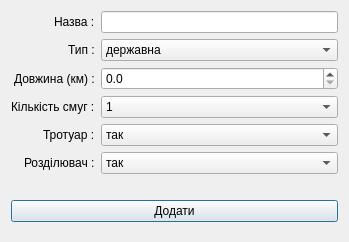
<?xml version="1.0" encoding="UTF-8"?>
<ui version="4.0">
 <class>DialogAddItem</class>
 <widget class="QDialog" name="DialogAddItem">
  <property name="geometry">
   <rect>
    <x>0</x>
    <y>0</y>
    <width>349</width>
    <height>242</height>
   </rect>
  </property>
  <property name="windowTitle">
   <string>Dialog</string>
  </property>
  <layout class="QFormLayout" name="formLayout">
   <property name="labelAlignment">
    <set>Qt::AlignRight|Qt::AlignTrailing|Qt::AlignVCenter</set>
   </property>
   <item row="1" column="0">
    <widget class="QLabel" name="label">
     <property name="text">
      <string>Назва :</string>
     </property>
     <property name="alignment">
      <set>Qt::AlignLeading|Qt::AlignLeft|Qt::AlignVCenter</set>
     </property>
    </widget>
   </item>
   <item row="1" column="1">
    <widget class="QLineEdit" name="roadName"/>
   </item>
   <item row="2" column="0">
    <widget class="QLabel" name="label_2">
     <property name="text">
      <string>Тип :</string>
     </property>
     <property name="alignment">
      <set>Qt::AlignLeading|Qt::AlignLeft|Qt::AlignVCenter</set>
     </property>
    </widget>
   </item>
   <item row="2" column="1">
    <widget class="QComboBox" name="roadType">
     <item>
      <property name="text">
       <string>державна</string>
      </property>
     </item>
     <item>
      <property name="text">
       <string>регіональна</string>
      </property>
     </item>
     <item>
      <property name="text">
       <string>обласна</string>
      </property>
     </item>
     <item>
      <property name="text">
       <string>місцева</string>
      </property>
     </item>
    </widget>
   </item>
   <item row="3" column="0">
    <widget class="QLabel" name="label_3">
     <property name="text">
      <string>Довжина (км) :</string>
     </property>
     <property name="alignment">
      <set>Qt::AlignLeading|Qt::AlignLeft|Qt::AlignVCenter</set>
     </property>
    </widget>
   </item>
   <item row="3" column="1">
    <widget class="QDoubleSpinBox" name="roadLength">
     <property name="decimals">
      <number>1</number>
     </property>
     <property name="maximum">
      <double>100000.000000000000000</double>
     </property>
    </widget>
   </item>
   <item row="4" column="0">
    <widget class="QLabel" name="label_4">
     <property name="text">
      <string>Кількість смуг :</string>
     </property>
     <property name="alignment">
      <set>Qt::AlignLeading|Qt::AlignLeft|Qt::AlignVCenter</set>
     </property>
    </widget>
   </item>
   <item row="4" column="1">
    <widget class="QComboBox" name="roadLines">
     <item>
      <property name="text">
       <string>1</string>
      </property>
     </item>
     <item>
      <property name="text">
       <string>2</string>
      </property>
     </item>
     <item>
      <property name="text">
       <string>3</string>
      </property>
     </item>
     <item>
      <property name="text">
       <string>4</string>
      </property>
     </item>
     <item>
      <property name="text">
       <string>6</string>
      </property>
     </item>
    </widget>
   </item>
   <item row="5" column="0">
    <widget class="QLabel" name="label_5">
     <property name="text">
      <string>Тротуар :</string>
     </property>
     <property name="alignment">
      <set>Qt::AlignLeading|Qt::AlignLeft|Qt::AlignVCenter</set>
     </property>
    </widget>
   </item>
   <item row="5" column="1">
    <widget class="QComboBox" name="roadPavement">
     <item>
      <property name="text">
       <string>так</string>
      </property>
     </item>
     <item>
      <property name="text">
       <string>ні</string>
      </property>
     </item>
    </widget>
   </item>
   <item row="6" column="0">
    <widget class="QLabel" name="label_6">
     <property name="text">
      <string>Розділювач :</string>
     </property>
     <property name="alignment">
      <set>Qt::AlignLeading|Qt::AlignLeft|Qt::AlignVCenter</set>
     </property>
    </widget>
   </item>
   <item row="6" column="1">
    <widget class="QComboBox" name="roadDivider">
     <item>
      <property name="text">
       <string>так</string>
      </property>
     </item>
     <item>
      <property name="text">
       <string>ні</string>
      </property>
     </item>
    </widget>
   </item>
   <item row="8" column="0" colspan="2">
    <widget class="QPushButton" name="enterButton">
     <property name="text">
      <string>Додати</string>
     </property>
    </widget>
   </item>
   <item row="7" column="0" colspan="2">
    <widget class="QLabel" name="label_7">
     <property name="text">
      <string/>
     </property>
    </widget>
   </item>
  </layout>
 </widget>
 <resources/>
 <connections/>
</ui>
